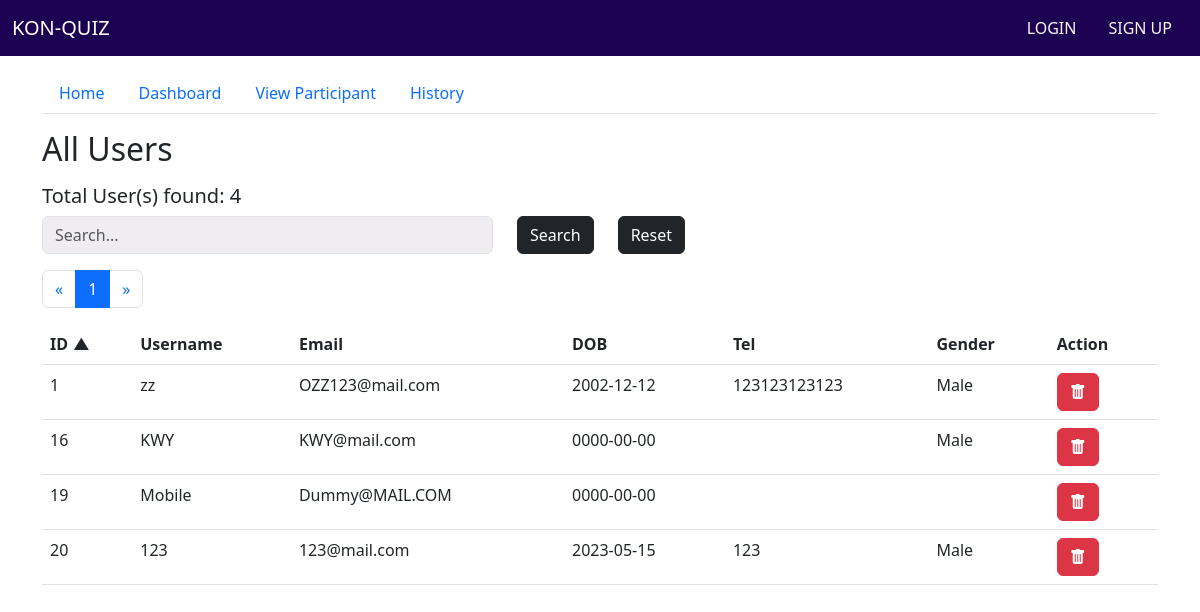
Screenshot of /admin/adminuser.php with the database file from the repository.
### tables this page shows
CREATE TABLE IF NOT EXISTS `user` (
  `ID` int NOT NULL AUTO_INCREMENT,
  `Username` varchar(255) NOT NULL,
  `Email` varchar(255) NOT NULL,
  `Password` varchar(255) NOT NULL,
  `DOB` date NOT NULL,
  `Tel` varchar(50) NOT NULL,
  `Gender` varchar(50) NOT NULL,
  `Profile_pic` blob,
  PRIMARY KEY (`ID`)
);

### admin/adminuser.php (the view, shortened to what this page needs)
<?php
    include("../conn.php");
?>
<?php
    if(isset($_POST['searchBtn'])){
        $search_key =$_POST['search_key'];
        $query ="SELECT * FROM user WHERE CONCAT(ID, Username, Email)
        LIKE '%$search_key%' ORDER BY ID ASC";
    }
    elseif(isset($_POST['searchBtn2'])){
        $query ="SELECT * FROM user ORDER BY ID ASC ";
    }
    else{
        $query ="SELECT * FROM user ORDER BY ID ASC";
    }
    $records_per_page = 10;
    $page = isset($_GET['page']) ? (int)$_GET['page'] : 1;
    $offset = ($page - 1) * $records_per_page;
    $total_records = mysqli_num_rows(mysqli_query($con, $query));
    $total_pages = ceil($total_records / $records_per_page);
    $query .= " LIMIT $records_per_page OFFSET $offset";
    $result = mysqli_query($con,$query);
    $row_count = mysqli_num_rows($result);
?>
<head>
</head>
<div class="container mt-2">
        <div class="row">
            <div class="col pb-5">
            <?php include('../template/nav_tabs.php') ?>
                    <h2 class="my-3">All Users</h2>
                    <div class="seach-contain">
                        <h5>Total User(s) found: <?php echo $row_count;?></h5>
                        <form action="adminuser.php" method="POST">
                            <div class="row">
                                <div class="col-5">
                                    <input type="text" placeholder="Search..." class="form-control" name="search_key">
                                </div>
                                <div class="col-auto">
                                    <button class="btn btn-dark" type="submit" name="searchBtn" value="searchBtn">
                                        Search
                                    </button>
                                </div>
                                <div class="col-auto">
                                    <button class="btn btn-dark" type="submit" name="searchBtn2" value="searchBtn">
                                        Reset
                                    </button>
                                </div>
                            </div>
                        </form>
                        <nav aria-label="Page navigation example">
                            <ul class="pagination my-3">
                                <li class="page-item">
                                    <a class="page-link" <?php if ($page > 1){ ?> onclick="navigateToPage(<?php echo $page - 1; ?>)" <?php } ?> aria-label="Previous">
                                        <span aria-hidden="true">&laquo;</span>
                                    </a>
                                </li>
                                <?php for ($i = 1; $i <= $total_pages; $i++): ?>
                                <li class="page-item <?php echo $page === $i ? 'active' : ''; ?>">
                                    <a class="page-link" onclick="navigateToPage(<?php echo $i; ?>)"><?php echo $i; ?></a>
                                </li>
                                <?php endfor; ?>
                                <li class="page-item">
                                    <a class="page-link" <?php if ($page < $total_pages){ ?> onclick="navigateToPage(<?php echo $page + 1; ?>)" <?php } ?> aria-label="Next">
                                        <span aria-hidden="true">&raquo;</span>
                                    </a>
                                </li>
                            </ul>
                        </nav>
                    </div>
                <div class="table-responsive">
                    <table class="table table-hover">
                        <thead>
                            <tr>
                                <th class="asc" data-sort="ID">ID</th>
                                <th data-sort="Username">Username</th>
                                <th data-sort="Email">Email</th>
                                <th data-sort="DOB">DOB</th>
                                <th data-sort="Tel">Tel</th>
                                <th data-sort="Gender">Gender</th>
                                <th>Action</th>
                            </tr>
                        </thead>
                        <tbody>
                        <?php
                            while($user = mysqli_fetch_array($result)){ ?>
                               <tr class="table-hover">
                                <td><?php echo $user['ID']?></td>
                                <td><?php echo $user['Username']?></td>
                                <td><?php echo $user['Email']?></td>
                                <td><?php echo $user['DOB']?></td>
                                <td><?php echo $user['Tel']?></td>
                                <td><?php echo $user['Gender']?></td>
                                <td>
                                    <form action="adminuser.php" method="POST">
                                        <button class="btn btn-danger" name="deleteUser" onclick="return confirm('\Are you sure you want to do that?\')" value="<?php echo $user['ID'] ?>" data-bs-toggle="tooltip" data-bs-placement="top" data-bs-title="Delete"><i class="bi bi-trash-fill"></i></button>
                                    </form>
                                </td>
                               </tr>
                            <?php } ?>
                        </tbody>
                    </table>
                </div>
            </div>
        </div>
</div>

### template/navigation_guest.php (style rules this page uses)
body { padding-top: 8vh; }
.form-control, .form-select { background-color: rgb(239, 237, 242) !important; }

### admin/adminuser.php (style rules this page uses)
.asc::after { content: '\25B2'; margin-left: 5px; font-weight: bold; }
thead { cursor:pointer; }

### rows the page displays
user: ID "1", Username "zz", Email "OZZ123@mail.com", DOB "2002-12-12", Tel "123123123123", Gender "Male"
user: ID "16", Username "KWY", Email "KWY@mail.com", DOB "0000-00-00", Gender "Male"
user: ID "19", Username "Mobile", Email "Dummy@MAIL.COM", DOB "0000-00-00"
user: ID "20", Username "123", Email "123@mail.com", DOB "2023-05-15", Tel "123", Gender "Male"

### other values shown
$row_count "4"
